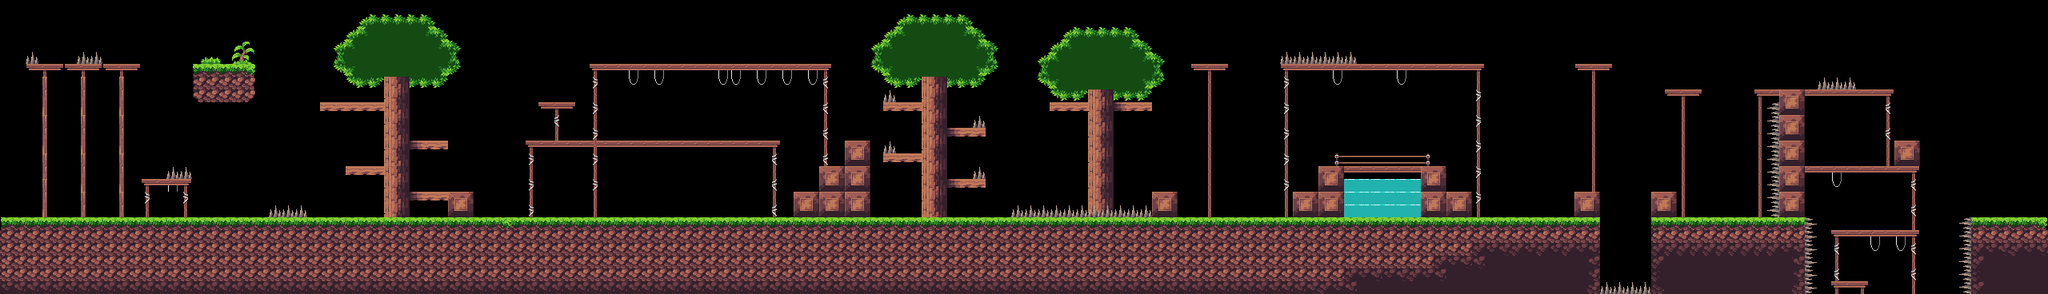

Below is a game level as drawn by its tile map, then a one-line description and the .tmx that defines it (tile-layer data replaced by summaries):
An orthogonal 160x23 tile map with 16x16 px tiles, 5 tile layers (spikes, plantas, arboles, capa media, ...), 10 tilesets and 132 objects (60x coin, 35x wall, 15x spike, 11x enemy, 3x ground, ...).

<map version="1.10" tiledversion="1.10.2" orientation="orthogonal" renderorder="right-down" width="160" height="23" tilewidth="16" tileheight="16" infinite="0" nextlayerid="12" nextobjectid="304">
 <editorsettings>
  <export target="../map1.lua" format="lua" />
 </editorsettings>
 <tileset firstgid="1" name="Assets" tilewidth="16" tileheight="16" tilecount="625" columns="25">
  <image source="../../Assets/Assets.png" width="400" height="400" />
 </tileset>
 <tileset firstgid="626" name="Assets" tilewidth="16" tileheight="16" tilecount="625" columns="25">
  <image source="../../Assets/Assets.png" width="400" height="400" />
 </tileset>
 <tileset firstgid="1251" name="Assets" tilewidth="16" tileheight="16" tilecount="625" columns="25">
  <image source="../../Assets/Assets.png" width="400" height="400" />
 </tileset>
 <tileset firstgid="1876" name="Assets" tilewidth="16" tileheight="16" tilecount="625" columns="25">
  <image source="../../Assets/Assets.png" width="400" height="400" />
 </tileset>
 <tileset firstgid="2501" name="Assets" tilewidth="16" tileheight="16" tilecount="625" columns="25">
  <image source="../../Assets/Assets.png" width="400" height="400" />
 </tileset>
 <tileset firstgid="3126" name="Assets" tilewidth="16" tileheight="16" tilecount="625" columns="25">
  <image source="../../Assets/Assets.png" width="400" height="400" />
 </tileset>
 <tileset firstgid="3751" name="Assets" tilewidth="16" tileheight="16" tilecount="625" columns="25">
  <image source="../../Assets/Assets.png" width="400" height="400" />
 </tileset>
 <tileset firstgid="4376" name="Assets" tilewidth="16" tileheight="16" tilecount="625" columns="25">
  <image source="../../Assets/Assets.png" width="400" height="400" />
 </tileset>
 <tileset firstgid="5001" name="Assets" tilewidth="16" tileheight="16" tilecount="625" columns="25">
  <image source="../../Assets/Assets.png" width="400" height="400" />
 </tileset>
 <tileset firstgid="5626" name="Assets" tilewidth="16" tileheight="16" tilecount="625" columns="25">
  <image source="../../Assets/Assets.png" width="400" height="400" />
 </tileset>
 <layer id="8" name="spikes" width="160" height="23">
  <data>[3680 cells, 15 non-empty, 2 distinct tile ids]</data>
 </layer>
 <layer id="3" name="plantas" width="160" height="23">
  <data>[3680 cells, 60 non-empty, 20 distinct tile ids]</data>
 </layer>
 <layer id="5" name="arboles" width="160" height="23">
  <data>[3680 cells, 212 non-empty, 55 distinct tile ids]</data>
 </layer>
 <layer id="1" name="capa media" width="160" height="23">
  <data>[3680 cells, 1420 non-empty, 118 distinct tile ids]</data>
 </layer>
 <layer id="2" name="grass" width="160" height="23">
  <data>[3680 cells, 329 non-empty, 25 distinct tile ids]</data>
 </layer>
 <objectgroup id="6" name="colliders">
  <object id="4" name="wall" type="wall" x="33" y="81" width="141.5" height="6" />
  <object id="6" name="wall" type="wall" x="176.5" y="224" width="62" height="6.5" />
  <object id="36" name="ground" type="ground" x="2" y="273" width="1997.67" height="95.3333" />
  <object id="52" name="coin" type="coin" x="334" y="208" width="15.75" height="15.5">
   <ellipse />
  </object>
  <object id="53" name="coin" type="coin" x="353.5" y="208" width="15.25" height="15.25">
   <ellipse />
  </object>
  <object id="54" name="coin" type="coin" x="372.25" y="208" width="15.75" height="16">
   <ellipse />
  </object>
  <object id="55" name="coin" type="coin" x="442.75" y="182" width="10.5" height="11.5">
   <ellipse />
  </object>
  <object id="62" name="coin" type="coin" x="460.75" y="182" width="10.5" height="11.5">
   <ellipse />
  </object>
  <object id="63" name="coin" type="coin" x="521.75" y="151" width="10.5" height="11.5">
   <ellipse />
  </object>
  <object id="64" name="coin" type="coin" x="541.75" y="151" width="10.5" height="11.5">
   <ellipse />
  </object>
  <object id="65" name="coin" type="coin" x="441" y="112" width="10.5" height="11.5">
   <ellipse />
  </object>
  <object id="193" name="coin" type="coin" x="418.667" y="112" width="10.5" height="11.5">
   <ellipse />
  </object>
  <object id="67" name="coin" type="coin" x="185.75" y="38" width="10.5" height="11.5">
   <ellipse />
  </object>
  <object id="68" name="coin" type="coin" x="205.75" y="38" width="10.5" height="11.5">
   <ellipse />
  </object>
  <object id="69" name="coin" type="coin" x="224.75" y="38" width="10.5" height="11.5">
   <ellipse />
  </object>
  <object id="66" name="coin" type="coin" x="461" y="112" width="10.5" height="11.5">
   <ellipse />
  </object>
  <object id="60" name="coin" type="coin" x="522.5" y="217" width="10.5" height="11.5">
   <ellipse />
  </object>
  <object id="61" name="coin" type="coin" x="540.5" y="217" width="10.5" height="11.5">
   <ellipse />
  </object>
  <object id="70" name="coin" type="coin" x="540.5" y="217" width="10.5" height="11.5">
   <ellipse />
  </object>
  <object id="72" name="coin" type="coin" x="764" y="48">
   <ellipse />
  </object>
  <object id="73" name="coin" type="coin" x="799.333" y="48">
   <ellipse />
  </object>
  <object id="74" name="coin" type="coin" x="831.333" y="48">
   <ellipse />
  </object>
  <object id="98" name="coin" type="coin" x="862.333" y="48">
   <ellipse />
  </object>
  <object id="76" name="coin" type="coin" x="896.667" y="48">
   <ellipse />
  </object>
  <object id="77" name="coin" type="coin" x="928" y="48">
   <ellipse />
  </object>
  <object id="78" name="coin" type="coin" x="960.667" y="48">
   <ellipse />
  </object>
  <object id="79" name="coin" type="coin" x="993.333" y="48">
   <ellipse />
  </object>
  <object id="80" name="coin" type="coin" x="1030.67" y="48">
   <ellipse />
  </object>
  <object id="81" name="coin" type="coin" x="868.667" y="149">
   <ellipse />
  </object>
  <object id="198" name="coin" type="coin" x="743.667" y="149">
   <ellipse />
  </object>
  <object id="82" name="coin" type="coin" x="912.667" y="149">
   <ellipse />
  </object>
  <object id="197" name="coin" type="coin" x="787.667" y="149">
   <ellipse />
  </object>
  <object id="83" name="coin" type="coin" x="956.667" y="149">
   <ellipse />
  </object>
  <object id="196" name="coin" type="coin" x="831.667" y="149">
   <ellipse />
  </object>
  <object id="88" name="wall" type="wall" x="737.333" y="80.6667" width="301.333" height="6.66667" />
  <object id="102" name="spike" type="spike" x="32" y="64.3333" width="16.6667" height="15.6667" />
  <object id="103" name="spike" type="spike" x="95.3333" y="64.6667" width="32" height="15.6667" />
  <object id="106" name="spike" type="spike" x="1104" y="112.667" width="16.6667" height="15.6667" />
  <object id="107" name="spike" type="spike" x="1215.33" y="143.667" width="16.6667" height="15.6667" />
  <object id="108" name="spike" type="spike" x="1103.67" y="176" width="16.6667" height="15.6667" />
  <object id="109" name="spike" type="spike" x="1215" y="208.333" width="16.6667" height="15.6667" />
  <object id="105" name="spike" type="spike" x="336" y="256.333" width="49" height="15.6667" />
  <object id="113" name="enemy" type="enemy" x="630" y="263.333">
   <point />
  </object>
  <object id="200" name="enemy" type="enemy" x="899" y="263">
   <point />
  </object>
  <object id="114" name="enemy" type="enemy" x="782.667" y="65">
   <point />
  </object>
  <object id="115" name="wall" type="wall" x="1056.33" y="175.667" width="31.6667" height="96.6667" />
  <object id="116" name="wall" type="wall" x="1024.67" y="208" width="31.6667" height="64.3333" />
  </objectgroup>
</map>
<!-- 85 of 132 objects omitted -->
